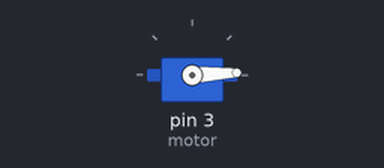
This sketch was run on a simulated Arduino Uno, built with avr-gcc and run on an emulated ATmega328P. Shown: servo.

Above: at 0.05 s.
At 1.15 s:
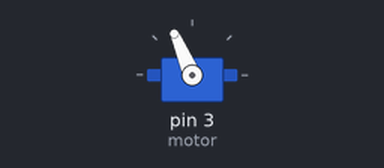
At 2.25 s:
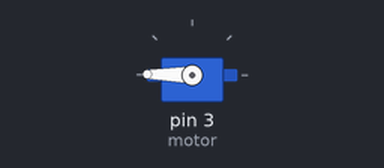
At 4.45 s:
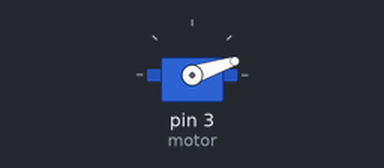
Timing chart, 0 to 7.3 s (numbered marks = the images above):
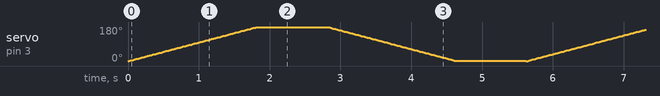

The sketch:

TesteLoopServo.ino
```cpp
#include <Servo.h>

Servo motor;

void setup() {
  motor.attach(3);
}

void loop() {
  int i;
  for(i=0;i<180;i++){
    motor.write(i);
    delay(10);
  }
  delay(1000);
  for(i=180;i>0;i--) {
    motor.write(i);
    delay(10);
  }
  delay(1000);
}
```
